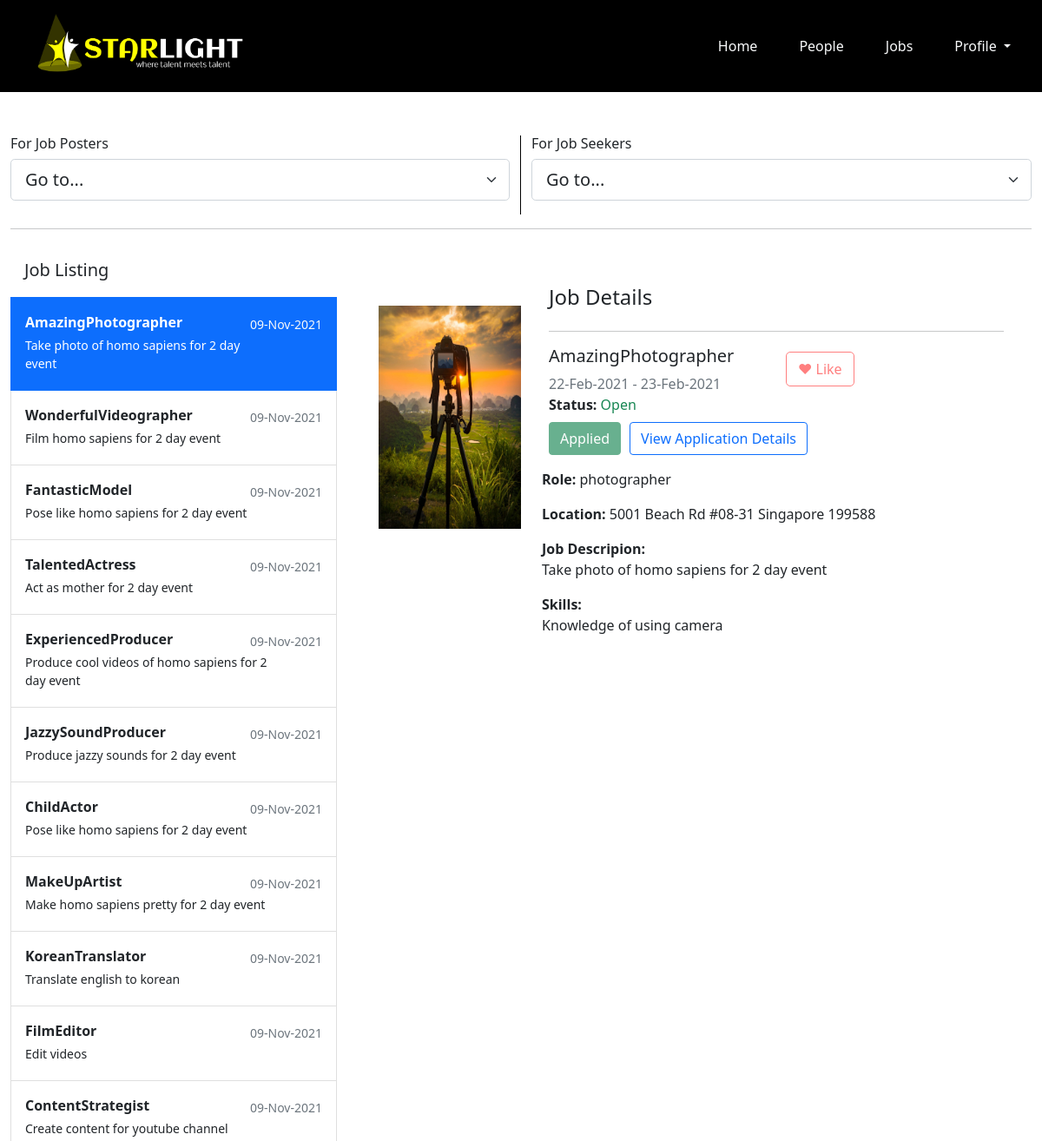
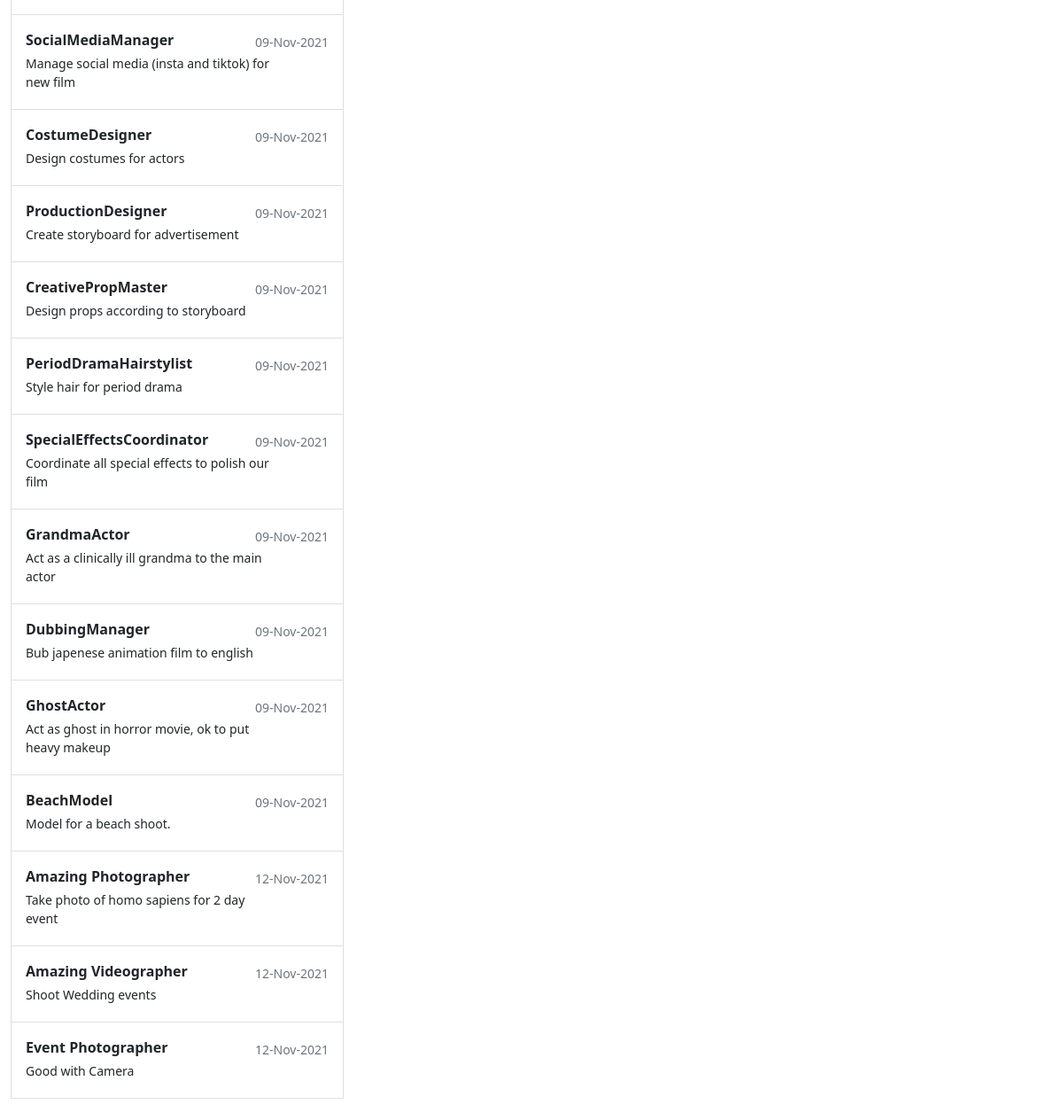
/side_bar.php?id=1 (signed in), run on the app's committed database (2 pictures, top to bottom).
### tables this page shows
CREATE TABLE `job` (
  `jobid` int NOT NULL AUTO_INCREMENT,
  `jobname` varchar(128) NOT NULL,
  `jobdesc` varchar(600) DEFAULT NULL,
  `rolerequired` varchar(128) DEFAULT NULL,
  `picturepath` varchar(600) DEFAULT NULL,
  `skills` varchar(600) DEFAULT NULL,
  `startdate` date DEFAULT NULL,
  `enddate` date DEFAULT NULL,
  `address` varchar(600) DEFAULT NULL,
  `createuserid` int NOT NULL,
  `createdate` datetime NOT NULL DEFAULT CURRENT_TIMESTAMP ON UPDATE CURRENT_TIMESTAMP,
  `listingstatus` varchar(28) NOT NULL,
  PRIMARY KEY (`jobid`),
  KEY `createuserid` (`createuserid`),
  CONSTRAINT `job_ibfk_1` FOREIGN KEY (`createuserid`) REFERENCES `user` (`userid`)
);

### side_bar.php (the view, shortened to what this page needs)
<!doctype html>
<html>
    <head>
        <link href="https://cdn.jsdelivr.net/npm/bootstrap@5.1.3/dist/css/bootstrap.min.css" rel="stylesheet">
    </head>
    <body>
        <?php include "nav_bar.php";
        ?>
    <div class="container-fluid mb-4">
        <div class="row">
            <div class="col-md-6" style="border-right:1px solid black;">
                <div class="row">
                    <h6>For Job Posters</h6>
                    <div class="col">
                    <select class="form-select form-select-lg mb-3" id="JPredirect" onChange="JPredirect()">
                        <option value='' disabled selected>Go to...</option>
                    </select>
                    </div>
                </div>
            </div>
            <div class="col-md-6">
                <div class="row">
                    <h6>For Job Seekers</h6>
                    <div class="col">
                    <select class="form-select form-select-lg mb-3" id="JSredirect" onChange="JSredirect()">
                        <option value='' disabled selected>Go to...</option>
                    </select>
                    </div>
                </div>
            </div>
            </div>
        <hr>
        <div class="row">
            <div class="col-md-4">
            <div class="d-flex flex-column align-items-stretch flex-shrink-0 bg-white" >
                <span class="fs-5 fw-semibold align-items-center p-3">Job Listing</span>
            <?php
            $connMgr = new ConnectionManager();
            $pdo = $connMgr->getConnection();
            $sql = "select * from job";
            $stmt=$pdo->prepare($sql);
            $stmt->bindParam(':id', $id);
            $stmt->execute();
            $stmt->setFetchMode(PDO::FETCH_ASSOC);
                while($row = $stmt->fetch()){
                    $id = $row["jobid"];
                    $jobName = $row["jobname"];
                    $roleRequired = $row["rolerequired"];
                    $JobDesc = $row["jobdesc"];
                    $image = $row["picturepath"];
                    $skills = $row["skills"];
                    $startdate = $row["startdate"];
                    $enddate = $row["enddate"];
                    $address = $row["address"];
                    $listingStatus = $row["listingstatus"];
                    $createDate = $row["createdate"];
                    $create_date = date('d-M-Y', strtotime($createDate));
                    $active ="";
                    $isActive = False;
                    if (isset($_GET["id"])){
                        if ($_GET["id"] == $id){
                            $active = "active";
                            $isActive = True;
                        }
                    }
                    echo "
                    <a href='#' class='list-group-item list-group-item-action py-3 lh-tight $active' id ='$id' onclick='getDetails(this.id)'>
                        <div class='d-flex w-100 align-items-center justify-content-between' id='item'>
                            <input type='hidden' name='id' id ='$id' value='$id'>
                            <strong class='mb-1'>$jobName</strong>";
                            if ($isActive == True){
                                echo "<small class='text-light'>$create_date</small>";
                            }
                            else{
                                echo "<small class='text-muted'>$create_date</small>";
                            }
                        echo "</div>
                        <div class='col-10 mb-1 small'>$JobDesc</div>
                    </a>
                    ";
                }
            ?>
                </div>
            </div>
            <div class="col-md">
                <?php
                    if(isset($_GET["id"])){
                        $id = $_GET['id'];
                        $connMgr = new ConnectionManager();
                        $pdo = $connMgr->getConnection();
                        $job_sql = "select a.jobid,a.jobname,a.rolerequired,a.jobdesc,a.picturepath,a.skills,a.startdate,a.enddate,a.address,a.createdate,a.listingstatus,c.applydate,c.applicationstatus,b.is_liked from (select * from job where jobid = :id) a left join likelisting b on a.jobid=b.jobid and b.userid=:userid left join applylisting c on c.jobid=a.jobid and c.userid=:userid order by jobid desc;";
                        $stmt=$pdo->prepare($job_sql);
                        $stmt->bindParam(':id', $id);
                        $stmt->bindParam(':userid', $userid);
                        $stmt->execute();
                        $stmt->setFetchMode(PDO::FETCH_ASSOC);
                        while($row = $stmt->fetch()){
                            $id = $row["jobid"];
                            $jobName = $row["jobname"];
                            $roleRequired = $row["rolerequired"];
                            $JobDesc = $row["jobdesc"];
                            $image = $row["picturepath"];
                            $skills = $row["skills"];
                            $startdate = $row["startdate"];
                            $enddate = $row["enddate"];
                            $address = $row["address"];
                            $listingStatus = $row["listingstatus"];
                            $applydate = $row["applydate"];
                            $isliked = $row["is_liked"];
                        }
                ?>
                            <div class="container bg-white mt-5 mb-5">
                            <div class="row">
                                <div class="col-md-3 border-right mt-4">
                                    <img class='img-fluid'src='uploadImage/<?php echo $image ?>'>
                                </div>
                                <div class="col-md  border-right">
                                <div class="px-2">
                                    <div class="d-flex justify-content-between align-items-center mb-3">
                                    <h4 class="text-right">Job Details</h4>
                                </div>
                                <hr>
                                <div class="row mt-2">
                                    <div class="col-md">
                                        <h5><?php echo $jobName; ?></h5>
                                        <span class="text-muted"><?php echo date("d-M-Y", strtotime($startdate)); ?> - <?php echo date("d-M-Y", strtotime($enddate)); ?></span><br>
                                    </div>
                                    <div class="col-md pt-0">
                                        <?php
                                            if ($isliked == 1){
                                                echo "<button class='btn mt-2 w-30 liked' onclick='event.stopPropagation();Buttontoggle(".$id.");' id='like".$id."'>♥ Liked</button><br";
                                            } else {
                                                echo "<button class='btn mt-2 w-30 like' onclick='event.stopPropagation();Buttontoggle(".$id.");' id='like".$id."'>♥ Like</button>";
                                            }
                                        ?>
                                    </div>
                                </div>
                                    <?php if ($listingStatus == "Open"){?>
                                        <div class="row mb-2"><div class="col-md"><p class="mb-0"><strong>Status: </strong> <span class = "text-success"> <?php echo $listingStatus; ?></span></p></div></div>
                                    <?php }
                                    else{?>
                                    <div class="row mt-0 mb-2"><div class="col-md"><p><strong>Status: </strong> <span class = "text-danger"> <?php echo $listingStatus; ?></span></p></div></div>
                                    <?php }?>
                                    <div>
                                        <?php
                                            if (isset($applydate)){
                                                echo "<button type='button' class='btn btn-success w-30 disabled' style ='margin-right: 10px' onclick = 'event.stopPropagation()'>Applied</button>";
                                                echo "<button type='button' class='btn btn-outline-primary w-30 collapsible' onclick = 'event.stopPropagation()'>View Application Details</button>";
                                            }
                                        ?>
                                    </div>
                                </div>
                                <div class="row mt-3">
                                    <p class="mb-0"><strong>Role: </strong> <?php echo $roleRequired; ?></p>
                                </div>
                                <div class="row mt-3">
                                    <p class="mb-0"><strong>Location: </strong><?php echo $address; ?></p>
                                </div>
                                <div class="row mt-3">
                                    <p class="mb-0"><strong>Job Descripion: </strong> <br><?php echo $JobDesc; ?></p>
                                </div>
                                <div class="row mt-3">
                                    <p class="mb-0"><strong>Skills: </strong> <br><?php echo $skills; ?></p>
                                </div>
                            </div>
                        </div>
                    <?php
                        }
                    ?>
                    </div>
                </div>
            </div>
        </div>
    </body>
</html>

### side_bar.php (style rules this page uses)
.like { background-color: white; color: #FF7F7F; outline-color: #FF7F7F; outline-width : thin ; outline-style : solid ; }

### data on the page
job: jobname "AmazingPhotographer", createdate "09-Nov-2021", jobdesc "Take photo of homo sapiens for 2 day event"
job: jobname "WonderfulVideographer", createdate "09-Nov-2021", jobdesc "Film homo sapiens for 2 day event"
job: jobname "FantasticModel", createdate "09-Nov-2021", jobdesc "Pose like homo sapiens for 2 day event"
job: jobname "TalentedActress", createdate "09-Nov-2021", jobdesc "Act as mother for 2 day event"
job: jobname "ExperiencedProducer", createdate "09-Nov-2021", jobdesc "Produce cool videos of homo sapiens for 2 day event"
job: jobname "JazzySoundProducer", createdate "09-Nov-2021", jobdesc "Produce jazzy sounds for 2 day event"
job: jobname "ChildActor", createdate "09-Nov-2021", jobdesc "Pose like homo sapiens for 2 day event"
job: jobname "MakeUpArtist", createdate "09-Nov-2021", jobdesc "Make homo sapiens pretty for 2 day event"
job: jobname "KoreanTranslator", createdate "09-Nov-2021", jobdesc "Translate english to korean"
job: jobname "FilmEditor", createdate "09-Nov-2021", jobdesc "Edit videos"
job: jobname "ContentStrategist", createdate "09-Nov-2021", jobdesc "Create content for youtube channel"
job: jobname "SocialMediaManager", createdate "09-Nov-2021", jobdesc "Manage social media (insta and tiktok) for new film"
job: jobname "CostumeDesigner", createdate "09-Nov-2021", jobdesc "Design costumes for actors"
job: jobname "ProductionDesigner", createdate "09-Nov-2021", jobdesc "Create storyboard for advertisement"
job: jobname "CreativePropMaster", createdate "09-Nov-2021", jobdesc "Design props according to storyboard"
job: jobname "PeriodDramaHairstylist", createdate "09-Nov-2021", jobdesc "Style hair for period drama"
job: jobname "SpecialEffectsCoordinator", createdate "09-Nov-2021", jobdesc "Coordinate all special effects to polish our film"
job: jobname "GrandmaActor", createdate "09-Nov-2021", jobdesc "Act as a clinically ill grandma to the main actor"
job: jobname "DubbingManager", createdate "09-Nov-2021", jobdesc "Bub japenese animation film to english"
job: jobname "GhostActor", createdate "09-Nov-2021", jobdesc "Act as ghost in horror movie, ok to put heavy makeup"
job: jobname "BeachModel", createdate "09-Nov-2021", jobdesc "Model for a beach shoot."
job: jobname "Amazing Photographer", createdate "12-Nov-2021", jobdesc "Take photo of homo sapiens for 2 day event"
job: jobname "Amazing Videographer", createdate "12-Nov-2021", jobdesc "Shoot Wedding events"
job: jobname "Event Photographer", createdate "12-Nov-2021", jobdesc "Good with Camera"

### other printed values
$jobName "AmazingPhotographer"
date("d-M-Y", strtotime($startdate)) "22-Feb-2021"
date("d-M-Y", strtotime($enddate)) "23-Feb-2021"
$listingStatus "Open"
$roleRequired "photographer"
$address "5001 Beach Rd #08-31 Singapore 199588"
$JobDesc "Take photo of homo sapiens for 2 day event"
$skills "Knowledge of using camera"
